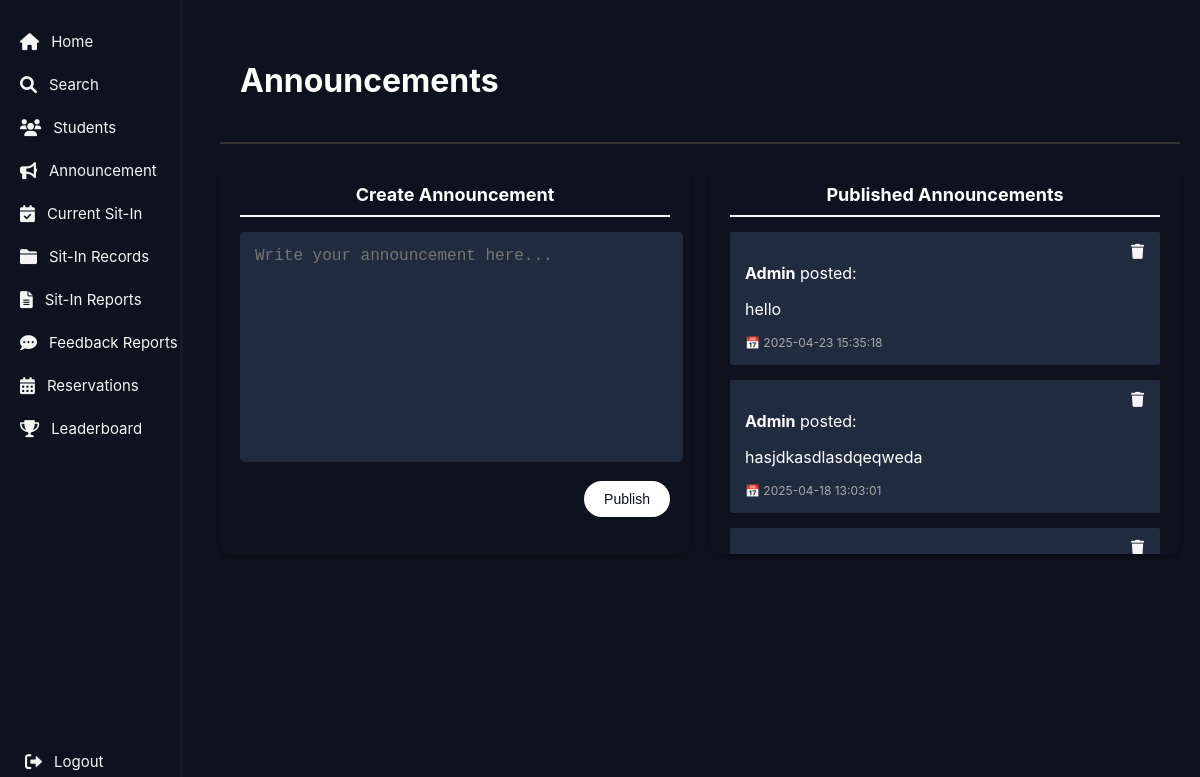
Page /admin/admin-announcements.php (signed in) on the committed database.
### tables this page shows
CREATE TABLE `announcements` (
  `id` int(11) NOT NULL,
  `announcement_text` text NOT NULL,
  `created_at` timestamp NOT NULL DEFAULT current_timestamp(),
  `created_by` varchar(255) NOT NULL DEFAULT 'Unknown Admin'
);

### includes/fetch-announcement.php (the view, shortened to what this page needs)
<?php
include 'db-connection.php';
$sql = "SELECT id, announcement_text, created_by, created_at FROM announcements ORDER BY created_at DESC";
$result = $conn->query($sql);
if ($result->num_rows > 0) {
    while ($row = $result->fetch_assoc()) {
        echo "<div class='announcement-item' id='announcement-".$row['id']."'>";
        echo "<button class='delete-btn' onclick='deleteAnnouncement(".$row['id'].")'><i class='fas fa-trash'></i></button>";
        echo "<p><strong>" . htmlspecialchars($row['created_by']) . "</strong> posted:</p>";
        echo "<p>" . nl2br(htmlspecialchars($row['announcement_text'])) . "</p>";
        echo "<small>📅 " . $row['created_at'] . "</small>";
        echo "</div>";
    }
} else {
    echo "<p>No announcements yet.</p>";
}
?>

### admin/admin-announcements.php (style rules this page uses)
body { margin: 0; font-family: 'Inter', sans-serif; display: flex; background-color: #0d121e; color: #ffffff; }
.announcement-item { position: relative; background-color: #212b40; padding: 15px; border-radius: 2px; margin-bottom: 15px; }
.announcement-item small { display: block; margin-top: 5px; color: #aaa; font-size: 12px; }

### includes/admin-sidebar.php (style rules this page uses)
body { margin: 0; font-family: 'Inter', sans-serif; background-color: #0d121e; color: white; }

### includes/fetch-announcement.php (style rules this page uses)
.delete-btn { position: absolute; top: 10px; right: 10px; background: none; border: none; color: whitesmoke; font-size: 15px; cursor: pointer; }

### rows in the picture
announcements: created_at "2025-04-23 15:35:18"
announcements: announcement_text "hasjdkasdlasdqeqweda", created_at "2025-04-18 13:03:01"
